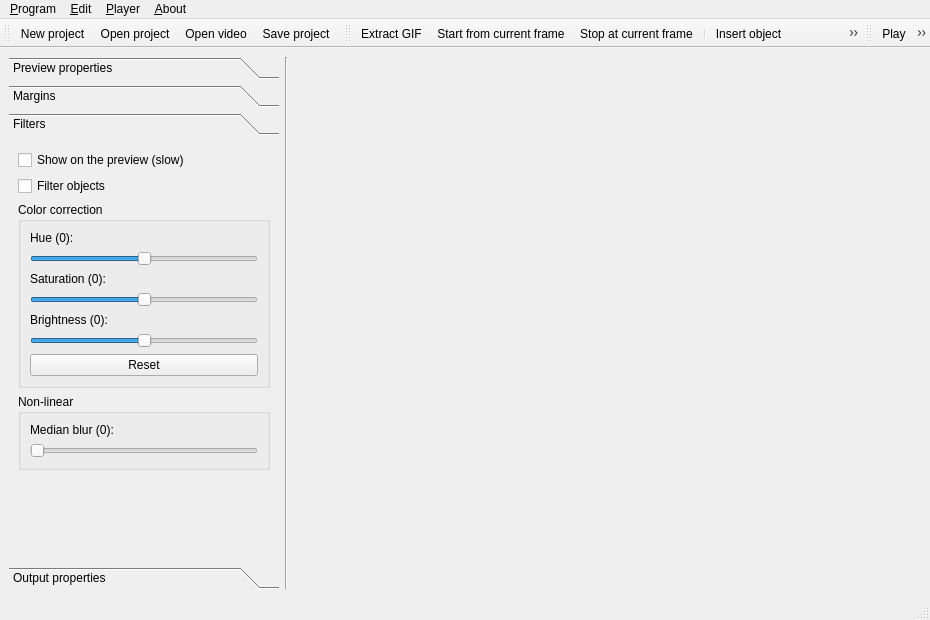
<?xml version="1.0" encoding="UTF-8"?>
<ui version="4.0">
 <class>MainWindow</class>
 <widget class="QMainWindow" name="MainWindow">
  <property name="geometry">
   <rect>
    <x>0</x>
    <y>0</y>
    <width>930</width>
    <height>620</height>
   </rect>
  </property>
  <property name="windowTitle">
   <string>QGifer</string>
  </property>
  <widget class="QWidget" name="centralwidget">
   <layout class="QGridLayout" name="gridLayout">
    <item row="2" column="2">
     <widget class="QMultiSlider" name="multiSlider" native="true">
      <property name="minimumSize">
       <size>
        <width>0</width>
        <height>16</height>
       </size>
      </property>
      <property name="maximumSize">
       <size>
        <width>16777215</width>
        <height>16</height>
       </size>
      </property>
     </widget>
    </item>
    <item row="0" column="1" rowspan="3">
     <widget class="Line" name="line_3">
      <property name="orientation">
       <enum>Qt::Vertical</enum>
      </property>
     </widget>
    </item>
    <item row="0" column="2" rowspan="2">
     <widget class="FramePlayer" name="player" native="true">
      <property name="sizePolicy">
       <sizepolicy hsizetype="Expanding" vsizetype="Preferred">
        <horstretch>0</horstretch>
        <verstretch>0</verstretch>
       </sizepolicy>
      </property>
     </widget>
    </item>
    <item row="0" column="0" rowspan="3">
     <widget class="QToolBox" name="toolBox">
      <property name="sizePolicy">
       <sizepolicy hsizetype="Fixed" vsizetype="Preferred">
        <horstretch>0</horstretch>
        <verstretch>0</verstretch>
       </sizepolicy>
      </property>
      <property name="minimumSize">
       <size>
        <width>270</width>
        <height>0</height>
       </size>
      </property>
      <property name="maximumSize">
       <size>
        <width>270</width>
        <height>16777215</height>
       </size>
      </property>
      <property name="currentIndex">
       <number>2</number>
      </property>
      <widget class="QWidget" name="page_1">
       <property name="geometry">
        <rect>
         <x>0</x>
         <y>0</y>
         <width>260</width>
         <height>419</height>
        </rect>
       </property>
       <attribute name="label">
        <string>Preview properties</string>
       </attribute>
       <layout class="QGridLayout" name="gridLayout_5">
        <item row="1" column="0" colspan="2">
         <widget class="Line" name="line_4">
          <property name="orientation">
           <enum>Qt::Horizontal</enum>
          </property>
         </widget>
        </item>
        <item row="3" column="0" colspan="2">
         <widget class="QSlider" name="zoomSlider">
          <property name="minimum">
           <number>10</number>
          </property>
          <property name="maximum">
           <number>100</number>
          </property>
          <property name="value">
           <number>100</number>
          </property>
          <property name="orientation">
           <enum>Qt::Horizontal</enum>
          </property>
         </widget>
        </item>
        <item row="0" column="0">
         <widget class="QLabel" name="label_6">
          <property name="text">
           <string>FPS:</string>
          </property>
         </widget>
        </item>
        <item row="7" column="0">
         <spacer name="verticalSpacer">
          <property name="orientation">
           <enum>Qt::Vertical</enum>
          </property>
          <property name="sizeHint" stdset="0">
           <size>
            <width>20</width>
            <height>40</height>
           </size>
          </property>
         </spacer>
        </item>
        <item row="2" column="0">
         <widget class="QLabel" name="zoomLabel">
          <property name="text">
           <string>Zoom:</string>
          </property>
         </widget>
        </item>
        <item row="0" column="1">
         <widget class="QDoubleSpinBox" name="fpsBox"/>
        </item>
        <item row="6" column="0" colspan="2">
         <widget class="QGroupBox" name="groupBox_2">
          <property name="title">
           <string>Loop</string>
          </property>
          <layout class="QGridLayout" name="gridLayout_8">
           <item row="0" column="0">
            <widget class="QRadioButton" name="nlRadio">
             <property name="text">
              <string>Do not loop</string>
             </property>
             <property name="checked">
              <bool>true</bool>
             </property>
            </widget>
           </item>
           <item row="1" column="0">
            <widget class="QRadioButton" name="laRadio">
             <property name="text">
              <string>Loop all</string>
             </property>
            </widget>
           </item>
           <item row="2" column="0">
            <widget class="QRadioButton" name="ssRadio">
             <property name="text">
              <string>Loop from start to stop frame</string>
             </property>
            </widget>
           </item>
          </layout>
         </widget>
        </item>
        <item row="5" column="0" colspan="2">
         <widget class="QCheckBox" name="ratioBox">
          <property name="text">
           <string>Keep aspect ratio</string>
          </property>
         </widget>
        </item>
        <item row="4" column="0" colspan="2">
         <widget class="QCheckBox" name="smoothBox">
          <property name="text">
           <string>Smooth preview</string>
          </property>
         </widget>
        </item>
       </layout>
      </widget>
      <widget class="QWidget" name="page">
       <property name="geometry">
        <rect>
         <x>0</x>
         <y>0</y>
         <width>260</width>
         <height>419</height>
        </rect>
       </property>
       <attribute name="label">
        <string>Margins</string>
       </attribute>
       <layout class="QGridLayout" name="gridLayout_7">
        <item row="0" column="0">
         <widget class="QCheckBox" name="marginBox">
          <property name="text">
           <string>Use margins</string>
          </property>
         </widget>
        </item>
        <item row="1" column="0">
         <widget class="QGroupBox" name="groupBox">
          <property name="title">
           <string>Margins</string>
          </property>
          <layout class="QGridLayout" name="gridLayout_6">
           <item row="1" column="0">
            <widget class="QLabel" name="label_8">
             <property name="text">
              <string>Right</string>
             </property>
            </widget>
           </item>
           <item row="2" column="1">
            <widget class="QSpinBox" name="leftSpin">
             <property name="suffix">
              <string> px</string>
             </property>
             <property name="maximum">
              <number>9999</number>
             </property>
             <property name="value">
              <number>10</number>
             </property>
            </widget>
           </item>
           <item row="1" column="1">
            <widget class="QSpinBox" name="rightSpin">
             <property name="suffix">
              <string> px</string>
             </property>
             <property name="maximum">
              <number>9999</number>
             </property>
             <property name="value">
              <number>10</number>
             </property>
            </widget>
           </item>
           <item row="2" column="0">
            <widget class="QLabel" name="label_9">
             <property name="text">
              <string>Left</string>
             </property>
            </widget>
           </item>
           <item row="3" column="0">
            <widget class="QLabel" name="label_10">
             <property name="text">
              <string>Bottom</string>
             </property>
            </widget>
           </item>
           <item row="3" column="1">
            <widget class="QSpinBox" name="bottomSpin">
             <property name="suffix">
              <string> px</string>
             </property>
             <property name="maximum">
              <number>9999</number>
             </property>
             <property name="value">
              <number>10</number>
             </property>
            </widget>
           </item>
           <item row="0" column="0">
            <widget class="QLabel" name="label_7">
             <property name="text">
              <string>Top:</string>
             </property>
            </widget>
           </item>
           <item row="0" column="1">
            <widget class="QSpinBox" name="topSpin">
             <property name="suffix">
              <string> px</string>
             </property>
             <property name="maximum">
              <number>9999</number>
             </property>
             <property name="value">
              <number>10</number>
             </property>
            </widget>
           </item>
           <item row="4" column="0">
            <spacer name="verticalSpacer_2">
             <property name="orientation">
              <enum>Qt::Vertical</enum>
             </property>
             <property name="sizeHint" stdset="0">
              <size>
               <width>20</width>
               <height>40</height>
              </size>
             </property>
            </spacer>
           </item>
          </layout>
         </widget>
        </item>
       </layout>
      </widget>
      <widget class="QWidget" name="page_3">
       <property name="geometry">
        <rect>
         <x>0</x>
         <y>0</y>
         <width>260</width>
         <height>419</height>
        </rect>
       </property>
       <attribute name="label">
        <string>Filters</string>
       </attribute>
       <layout class="QGridLayout" name="gridLayout_2">
        <item row="5" column="0">
         <spacer name="verticalSpacer_3">
          <property name="orientation">
           <enum>Qt::Vertical</enum>
          </property>
          <property name="sizeHint" stdset="0">
           <size>
            <width>20</width>
            <height>40</height>
           </size>
          </property>
         </spacer>
        </item>
        <item row="0" column="0">
         <widget class="QCheckBox" name="correctionBox">
          <property name="text">
           <string>Show on the preview (slow)</string>
          </property>
         </widget>
        </item>
        <item row="3" column="0">
         <widget class="QGroupBox" name="groupBox_3">
          <property name="title">
           <string>Color correction</string>
          </property>
          <layout class="QGridLayout" name="gridLayout_9">
           <item row="1" column="0">
            <widget class="QLabel" name="hueLabel">
             <property name="text">
              <string>Hue (0):</string>
             </property>
            </widget>
           </item>
           <item row="4" column="0">
            <widget class="QSlider" name="satSlider">
             <property name="minimum">
              <number>-255</number>
             </property>
             <property name="maximum">
              <number>255</number>
             </property>
             <property name="orientation">
              <enum>Qt::Horizontal</enum>
             </property>
            </widget>
           </item>
           <item row="3" column="0">
            <widget class="QLabel" name="satLabel">
             <property name="text">
              <string>Saturation (0):</string>
             </property>
            </widget>
           </item>
           <item row="6" column="0">
            <widget class="QSlider" name="valSlider">
             <property name="minimum">
              <number>-255</number>
             </property>
             <property name="maximum">
              <number>255</number>
             </property>
             <property name="orientation">
              <enum>Qt::Horizontal</enum>
             </property>
            </widget>
           </item>
           <item row="9" column="0">
            <widget class="QPushButton" name="resetCorrectionButton">
             <property name="text">
              <string>Reset</string>
             </property>
            </widget>
           </item>
           <item row="5" column="0">
            <widget class="QLabel" name="valLabel">
             <property name="text">
              <string>Brightness (0):</string>
             </property>
            </widget>
           </item>
           <item row="2" column="0">
            <widget class="QSlider" name="hueSlider">
             <property name="minimum">
              <number>-359</number>
             </property>
             <property name="maximum">
              <number>359</number>
             </property>
             <property name="orientation">
              <enum>Qt::Horizontal</enum>
             </property>
            </widget>
           </item>
          </layout>
         </widget>
        </item>
        <item row="4" column="0">
         <widget class="QGroupBox" name="groupBox_4">
          <property name="title">
           <string>Non-linear</string>
          </property>
          <layout class="QGridLayout" name="gridLayout_10">
           <item row="0" column="0">
            <widget class="QLabel" name="medianLabel">
             <property name="text">
              <string>Median blur (0):</string>
             </property>
            </widget>
           </item>
           <item row="1" column="0">
            <widget class="QSlider" name="medianSlider">
             <property name="pageStep">
              <number>3</number>
             </property>
             <property name="orientation">
              <enum>Qt::Horizontal</enum>
             </property>
            </widget>
           </item>
          </layout>
         </widget>
        </item>
        <item row="1" column="0">
         <widget class="QCheckBox" name="filterObjBox">
          <property name="text">
           <string>Filter objects</string>
          </property>
         </widget>
        </item>
       </layout>
      </widget>
      <widget class="QWidget" name="page_2">
       <property name="geometry">
        <rect>
         <x>0</x>
         <y>0</y>
         <width>260</width>
         <height>419</height>
        </rect>
       </property>
       <attribute name="label">
        <string>Output properties</string>
       </attribute>
       <layout class="QGridLayout" name="gridLayout_3">
        <item row="6" column="0" colspan="3">
         <widget class="Line" name="line_2">
          <property name="orientation">
           <enum>Qt::Horizontal</enum>
          </property>
         </widget>
        </item>
        <item row="1" column="0">
         <widget class="QLabel" name="label_2">
          <property name="text">
           <string>Stop frame:</string>
          </property>
         </widget>
        </item>
        <item row="4" column="0">
         <widget class="QLabel" name="label_4">
          <property name="text">
           <string>Height:</string>
          </property>
         </widget>
        </item>
        <item row="11" column="0" colspan="3">
         <widget class="QScrollArea" name="scrollArea">
          <property name="minimumSize">
           <size>
            <width>0</width>
            <height>160</height>
           </size>
          </property>
          <property name="horizontalScrollBarPolicy">
           <enum>Qt::ScrollBarAlwaysOff</enum>
          </property>
          <property name="widgetResizable">
           <bool>true</bool>
          </property>
          <property name="alignment">
           <set>Qt::AlignCenter</set>
          </property>
          <widget class="QWidget" name="scrollAreaWidgetContents">
           <property name="geometry">
            <rect>
             <x>0</x>
             <y>0</y>
             <width>246</width>
             <height>183</height>
            </rect>
           </property>
           <layout class="QGridLayout" name="gridLayout_4">
            <item row="0" column="0">
             <widget class="PaletteWidget" name="paletteWidget" native="true"/>
            </item>
           </layout>
          </widget>
         </widget>
        </item>
        <item row="10" column="0" colspan="3">
         <widget class="QCheckBox" name="autoPaletteBox">
          <property name="text">
           <string>Auto-update form start frame</string>
          </property>
         </widget>
        </item>
        <item row="8" column="0">
         <widget class="QLabel" name="label_5">
          <property name="text">
           <string>Palette size:</string>
          </property>
         </widget>
        </item>
        <item row="0" column="0">
         <widget class="QLabel" name="label">
          <property name="text">
           <string>Start frame:</string>
          </property>
         </widget>
        </item>
        <item row="1" column="1">
         <widget class="QSpinBox" name="stopBox">
          <property name="maximum">
           <number>0</number>
          </property>
         </widget>
        </item>
        <item row="3" column="0">
         <widget class="QLabel" name="label_3">
          <property name="text">
           <string>Width:</string>
          </property>
         </widget>
        </item>
        <item row="2" column="0" colspan="3">
         <widget class="Line" name="line">
          <property name="orientation">
           <enum>Qt::Horizontal</enum>
          </property>
         </widget>
        </item>
        <item row="3" column="1">
         <widget class="QSpinBox" name="widthBox">
          <property name="suffix">
           <string> px</string>
          </property>
          <property name="minimum">
           <number>1</number>
          </property>
          <property name="maximum">
           <number>9999</number>
          </property>
          <property name="value">
           <number>320</number>
          </property>
         </widget>
        </item>
        <item row="4" column="1">
         <widget class="QSpinBox" name="heightBox">
          <property name="suffix">
           <string> px</string>
          </property>
          <property name="minimum">
           <number>1</number>
          </property>
          <property name="maximum">
           <number>9999</number>
          </property>
          <property name="value">
           <number>240</number>
          </property>
         </widget>
        </item>
        <item row="3" column="2" rowspan="2">
         <widget class="QCheckBox" name="whRatioBox">
          <property name="text">
           <string>Keep ratio</string>
          </property>
         </widget>
        </item>
        <item row="8" column="1">
         <widget class="QSpinBox" name="paletteBox">
          <property name="suffix">
           <string> bit</string>
          </property>
          <property name="minimum">
           <number>2</number>
          </property>
          <property name="maximum">
           <number>8</number>
          </property>
          <property name="value">
           <number>8</number>
          </property>
         </widget>
        </item>
        <item row="0" column="1">
         <widget class="QSpinBox" name="startBox">
          <property name="maximum">
           <number>0</number>
          </property>
         </widget>
        </item>
        <item row="5" column="0" colspan="3">
         <widget class="QPushButton" name="getWHButton">
          <property name="text">
           <string>From current frame</string>
          </property>
         </widget>
        </item>
        <item row="9" column="0" colspan="2">
         <widget class="QCheckBox" name="varPaletteBox">
          <property name="text">
           <string>Variable palette</string>
          </property>
         </widget>
        </item>
        <item row="9" column="2">
         <widget class="QDoubleSpinBox" name="minDiffBox">
          <property name="toolTip">
           <string>The minimum difference between frames required to generate the new palette</string>
          </property>
          <property name="suffix">
           <string>%</string>
          </property>
          <property name="decimals">
           <number>2</number>
          </property>
          <property name="maximum">
           <double>100.000000000000000</double>
          </property>
          <property name="value">
           <double>40.000000000000000</double>
          </property>
         </widget>
        </item>
       </layout>
      </widget>
     </widget>
    </item>
   </layout>
  </widget>
  <widget class="QMenuBar" name="menubar">
   <property name="geometry">
    <rect>
     <x>0</x>
     <y>0</y>
     <width>930</width>
     <height>20</height>
    </rect>
   </property>
   <widget class="QMenu" name="menuPlayer">
    <property name="title">
     <string>&amp;Player</string>
    </property>
    <addaction name="actionPlay"/>
    <addaction name="actionPause"/>
    <addaction name="actionStop"/>
    <addaction name="separator"/>
    <addaction name="actionNextFrame"/>
    <addaction name="actionPrevFrame"/>
   </widget>
   <widget class="QMenu" name="menu_Help">
    <property name="title">
     <string>&amp;About</string>
    </property>
    <addaction name="actionAbout"/>
   </widget>
   <widget class="QMenu" name="menuEdit">
    <property name="title">
     <string>&amp;Edit</string>
    </property>
    <addaction name="actionExtractGif"/>
    <addaction name="separator"/>
    <addaction name="actionUpdatePalette"/>
    <addaction name="actionSavePalette"/>
    <addaction name="actionOpenPalette"/>
    <addaction name="separator"/>
    <addaction name="actionSetAsStart"/>
    <addaction name="actionSetAsStop"/>
    <addaction name="actionInsertObject"/>
    <addaction name="actionInsertText"/>
   </widget>
   <widget class="QMenu" name="menu_Program">
    <property name="title">
     <string>&amp;Program</string>
    </property>
    <addaction name="actionNewProject"/>
    <addaction name="actionOpenProject"/>
    <addaction name="actionOpenVideo"/>
    <addaction name="separator"/>
    <addaction name="actionSaveProject"/>
    <addaction name="actionSaveProjectAs"/>
    <addaction name="separator"/>
    <addaction name="actionOptimizer"/>
    <addaction name="actionConverter"/>
    <addaction name="separator"/>
    <addaction name="actionRestoreDefault"/>
    <addaction name="separator"/>
    <addaction name="actionExit"/>
   </widget>
   <addaction name="menu_Program"/>
   <addaction name="menuEdit"/>
   <addaction name="menuPlayer"/>
   <addaction name="menu_Help"/>
  </widget>
  <widget class="QStatusBar" name="statusbar"/>
  <widget class="QToolBar" name="mainToolBar">
   <property name="windowTitle">
    <string>toolBar_2</string>
   </property>
   <property name="iconSize">
    <size>
     <width>32</width>
     <height>32</height>
    </size>
   </property>
   <attribute name="toolBarArea">
    <enum>TopToolBarArea</enum>
   </attribute>
   <attribute name="toolBarBreak">
    <bool>false</bool>
   </attribute>
   <addaction name="actionNewProject"/>
   <addaction name="actionOpenProject"/>
   <addaction name="actionOpenVideo"/>
   <addaction name="actionSaveProject"/>
  </widget>
  <widget class="QToolBar" name="gifToolBar">
   <property name="windowTitle">
    <string>toolBar</string>
   </property>
   <property name="iconSize">
    <size>
     <width>32</width>
     <height>32</height>
    </size>
   </property>
   <attribute name="toolBarArea">
    <enum>TopToolBarArea</enum>
   </attribute>
   <attribute name="toolBarBreak">
    <bool>false</bool>
   </attribute>
   <addaction name="actionExtractGif"/>
   <addaction name="actionSetAsStart"/>
   <addaction name="actionSetAsStop"/>
   <addaction name="separator"/>
   <addaction name="actionInsertObject"/>
   <addaction name="actionInsertText"/>
   <addaction name="separator"/>
   <addaction name="actionUpdatePalette"/>
   <addaction name="actionOpenPalette"/>
   <addaction name="actionSavePalette"/>
  </widget>
  <widget class="QToolBar" name="playerToolBar">
   <property name="windowTitle">
    <string>toolBar</string>
   </property>
   <property name="iconSize">
    <size>
     <width>32</width>
     <height>32</height>
    </size>
   </property>
   <attribute name="toolBarArea">
    <enum>TopToolBarArea</enum>
   </attribute>
   <attribute name="toolBarBreak">
    <bool>false</bool>
   </attribute>
   <addaction name="actionPlay"/>
   <addaction name="actionPause"/>
   <addaction name="actionStop"/>
   <addaction name="actionPrevFrame"/>
   <addaction name="actionNextFrame"/>
  </widget>
  <action name="actionOpenVideo">
   <property name="icon">
    <iconset resource="../res.qrc">
     <normaloff>:/res/openvideo.png</normaloff>:/res/openvideo.png</iconset>
   </property>
   <property name="text">
    <string>&amp;Open video...</string>
   </property>
   <property name="shortcut">
    <string>Ctrl+Shift+O</string>
   </property>
  </action>
  <action name="actionPlay">
   <property name="icon">
    <iconset resource="../res.qrc">
     <normaloff>:/res/start.png</normaloff>:/res/start.png</iconset>
   </property>
   <property name="text">
    <string>&amp;Play</string>
   </property>
   <property name="shortcut">
    <string>Space</string>
   </property>
  </action>
  <action name="actionPause">
   <property name="icon">
    <iconset resource="../res.qrc">
     <normaloff>:/res/pause.png</normaloff>:/res/pause.png</iconset>
   </property>
   <property name="text">
    <string>Pa&amp;use</string>
   </property>
   <property name="shortcut">
    <string>Esc</string>
   </property>
  </action>
  <action name="actionStop">
   <property name="icon">
    <iconset resource="../res.qrc">
     <normaloff>:/res/stop.png</normaloff>:/res/stop.png</iconset>
   </property>
   <property name="text">
    <string>&amp;Stop</string>
   </property>
   <property name="shortcut">
    <string>Backspace</string>
   </property>
  </action>
  <action name="actionNextFrame">
   <property name="icon">
    <iconset resource="../res.qrc">
     <normaloff>:/res/next.png</normaloff>:/res/next.png</iconset>
   </property>
   <property name="text">
    <string>&amp;Next frame</string>
   </property>
   <property name="shortcut">
    <string>Right</string>
   </property>
  </action>
  <action name="actionPrevFrame">
   <property name="icon">
    <iconset resource="../res.qrc">
     <normaloff>:/res/prev.png</normaloff>:/res/prev.png</iconset>
   </property>
   <property name="text">
    <string>Pre&amp;vious frame</string>
   </property>
   <property name="shortcut">
    <string>Left</string>
   </property>
  </action>
  <action name="actionCloseVideo">
   <property name="icon">
    <iconset resource="../res.qrc">
     <normaloff>:/res/eject.png</normaloff>:/res/eject.png</iconset>
   </property>
   <property name="text">
    <string>&amp;Close video</string>
   </property>
  </action>
  <action name="actionExit">
   <property name="icon">
    <iconset resource="../res.qrc">
     <normaloff>:/res/exit.png</normaloff>:/res/exit.png</iconset>
   </property>
   <property name="text">
    <string>&amp;Exit</string>
   </property>
  </action>
  <action name="actionAbout">
   <property name="icon">
    <iconset resource="../res.qrc">
     <normaloff>:/res/about.png</normaloff>:/res/about.png</iconset>
   </property>
   <property name="text">
    <string>&amp;About QGifer...</string>
   </property>
  </action>
  <action name="actionImportPng">
   <property name="text">
    <string>*.&amp;PNG files...</string>
   </property>
  </action>
  <action name="actionYoutube">
   <property name="text">
    <string>&amp;YouTube video...</string>
   </property>
  </action>
  <action name="actionExtractGif">
   <property name="icon">
    <iconset resource="../res.qrc">
     <normaloff>:/res/extract.png</normaloff>:/res/extract.png</iconset>
   </property>
   <property name="text">
    <string>E&amp;xtract GIF...</string>
   </property>
   <property name="shortcut">
    <string>Ctrl+G</string>
   </property>
  </action>
  <action name="actionUpdatePalette">
   <property name="icon">
    <iconset resource="../res.qrc">
     <normaloff>:/res/palette.png</normaloff>:/res/palette.png</iconset>
   </property>
   <property name="text">
    <string>Update &amp;palette</string>
   </property>
   <property name="toolTip">
    <string>Update palette (from the current frame)</string>
   </property>
   <property name="shortcut">
    <string>Ctrl+P</string>
   </property>
  </action>
  <action name="actionSetAsStart">
   <property name="icon">
    <iconset resource="../res.qrc">
     <normaloff>:/res/setasstart.png</normaloff>:/res/setasstart.png</iconset>
   </property>
   <property name="text">
    <string>&amp;Start from current frame</string>
   </property>
   <property name="shortcut">
    <string>Ctrl+B</string>
   </property>
  </action>
  <action name="actionSetAsStop">
   <property name="icon">
    <iconset resource="../res.qrc">
     <normaloff>:/res/setasstop.png</normaloff>:/res/setasstop.png</iconset>
   </property>
   <property name="text">
    <string>S&amp;top at current frame</string>
   </property>
   <property name="shortcut">
    <string>Ctrl+E</string>
   </property>
  </action>
  <action name="action_Export_palette">
   <property name="text">
    <string>&amp;Export palette...</string>
   </property>
  </action>
  <action name="actionI_mport_palette">
   <property name="text">
    <string>I&amp;mport palette...</string>
   </property>
  </action>
  <action name="actionOptimizer">
   <property name="icon">
    <iconset resource="../res.qrc">
     <normaloff>:/res/optimizer.png</normaloff>:/res/optimizer.png</iconset>
   </property>
   <property name="text">
    <string>GIF opti&amp;mizer...</string>
   </property>
  </action>
  <action name="actionConverter">
   <property name="icon">
    <iconset resource="../res.qrc">
     <normaloff>:/res/converter.png</normaloff>:/res/converter.png</iconset>
   </property>
   <property name="text">
    <string>MJPEG &amp;converter...</string>
   </property>
  </action>
  <action name="actionRestoreDefault">
   <property name="icon">
    <iconset resource="../res.qrc">
     <normaloff>:/res/restore.png</normaloff>:/res/restore.png</iconset>
   </property>
   <property name="text">
    <string>Restore &amp;default settings</string>
   </property>
  </action>
  <action name="actionOpenPalette">
   <property name="icon">
    <iconset resource="../res.qrc">
     <normaloff>:/res/palette-open.png</normaloff>:/res/palette-open.png</iconset>
   </property>
   <property name="text">
    <string>&amp;Open palette...</string>
   </property>
  </action>
  <action name="actionSavePalette">
   <property name="icon">
    <iconset resource="../res.qrc">
     <normaloff>:/res/palette-save.png</normaloff>:/res/palette-save.png</iconset>
   </property>
   <property name="text">
    <string>Sa&amp;ve palette...</string>
   </property>
  </action>
  <action name="actionInsertObject">
   <property name="icon">
    <iconset resource="../res.qrc">
     <normaloff>:/res/insert-object.png</normaloff>:/res/insert-object.png</iconset>
   </property>
   <property name="text">
    <string>Insert &amp;object...</string>
   </property>
   <property name="shortcut">
    <string>Ctrl+O</string>
   </property>
  </action>
  <action name="actionInsertText">
   <property name="icon">
    <iconset resource="../res.qrc">
     <normaloff>:/res/insert-text.png</normaloff>:/res/insert-text.png</iconset>
   </property>
   <property name="text">
    <string>Insert &amp;text...</string>
   </property>
   <property name="shortcut">
    <string>Ctrl+T</string>
   </property>
  </action>
  <action name="actionOpenProject">
   <property name="icon">
    <iconset resource="../res.qrc">
     <normaloff>:/res/open.png</normaloff>:/res/open.png</iconset>
   </property>
   <property name="text">
    <string>Open &amp;project...</string>
   </property>
   <property name="shortcut">
    <string>Ctrl+Shift+O</string>
   </property>
  </action>
  <action name="actionSaveProject">
   <property name="icon">
    <iconset resource="../res.qrc">
     <normaloff>:/res/save.png</normaloff>:/res/save.png</iconset>
   </property>
   <property name="text">
    <string>&amp;Save project</string>
   </property>
   <property name="shortcut">
    <string>Ctrl+S</string>
   </property>
  </action>
  <action name="actionSaveProjectAs">
   <property name="icon">
    <iconset resource="../res.qrc">
     <normaloff>:/res/saveas.png</normaloff>:/res/saveas.png</iconset>
   </property>
   <property name="text">
    <string>Save project &amp;as...</string>
   </property>
   <property name="shortcut">
    <string>Ctrl+Shift+S</string>
   </property>
  </action>
  <action name="actionNewProject">
   <property name="icon">
    <iconset resource="../res.qrc">
     <normaloff>:/res/new.png</normaloff>:/res/new.png</iconset>
   </property>
   <property name="text">
    <string>&amp;New project</string>
   </property>
   <property name="shortcut">
    <string>Ctrl+N</string>
   </property>
  </action>
 </widget>
 <customwidgets>
  <customwidget>
   <class>FramePlayer</class>
   <extends>QWidget</extends>
   <header>frameplayer.h</header>
   <container>1</container>
  </customwidget>
  <customwidget>
   <class>PaletteWidget</class>
   <extends>QWidget</extends>
   <header>palettewidget.h</header>
   <container>1</container>
  </customwidget>
  <customwidget>
   <class>QMultiSlider</class>
   <extends>QWidget</extends>
   <header>qmultislider.h</header>
   <container>1</container>
  </customwidget>
 </customwidgets>
 <resources>
  <include location="../res.qrc"/>
 </resources>
 <connections/>
</ui>
